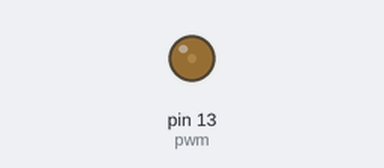
Recording of a program running on a simulated Raspberry Pi (header pin numbers). On the bench: output pins drawn as LEDs (lit = HIGH). Random numbers come from a fixed seed.

Above: at 0.05 s.
At 7.45 s:
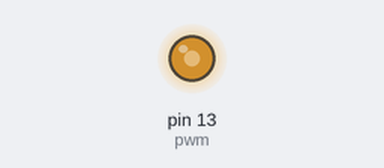
At 19.95 s:
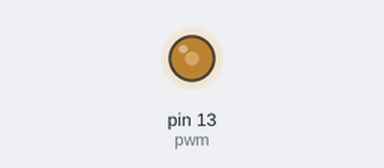
At 39.85 s:
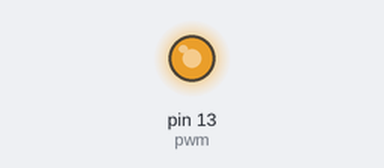
Timing chart, 0 to 40.0 s (numbered marks = the images above):
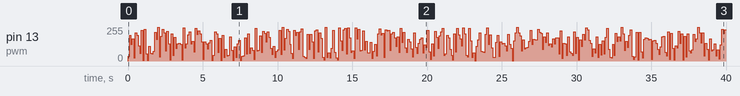

Measured:
- by itself, pin 13 (pwm): 0/255 → 34/255 at 0.00 s, → 195/255 0.10 s later, → 126/255 0.10 s later, → 166/255 0.10 s later, … (398 changes in this stretch)

The program:

pwm_led.py
```python
__author__ = 'bhavinpatel'
import RPi.GPIO as gpio
import time
import random
from pprint import pprint

gpio.setmode( gpio.BOARD )
gpio.setup( 13 , gpio.OUT )

pwm = gpio.PWM( 13 , 50 )
pwm.start(0)

try:
	while 1:
		pwm.ChangeDutyCycle(random.uniform(0,100))
		time.sleep(0.1)
		pwm.ChangeDutyCycle(random.uniform(100,0))
except KeyboardInterrupt:
	pass

pwm.stop()
gpio.cleanup()
```
